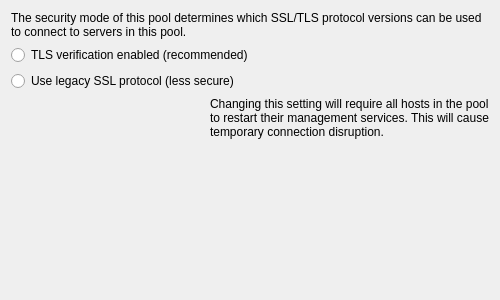
<?xml version="1.0" encoding="UTF-8"?>
<ui version="4.0">
 <class>SecurityEditPage</class>
 <widget class="QWidget" name="SecurityEditPage">
  <property name="geometry">
   <rect>
    <x>0</x>
    <y>0</y>
    <width>500</width>
    <height>300</height>
   </rect>
  </property>
  <layout class="QVBoxLayout" name="verticalLayout">
   <item>
    <widget class="QLabel" name="labelRubric">
     <property name="text">
      <string>The security mode of this pool determines which SSL/TLS protocol versions can be used to connect to servers in this pool.</string>
     </property>
     <property name="wordWrap">
      <bool>true</bool>
     </property>
    </widget>
   </item>
   <item>
    <widget class="QRadioButton" name="radioButtonTLS">
     <property name="text">
      <string>TLS verification enabled (recommended)</string>
     </property>
    </widget>
   </item>
   <item>
    <widget class="QRadioButton" name="radioButtonSSL">
     <property name="text">
      <string>Use legacy SSL protocol (less secure)</string>
     </property>
    </widget>
   </item>
   <item>
    <layout class="QHBoxLayout" name="horizontalLayoutWarning">
     <item>
      <widget class="QLabel" name="pictureBoxDisruption">
       <property name="text">
        <string/>
       </property>
       <property name="pixmap">
        <pixmap resource="../resources.qrc">:/icons/alert.png</pixmap>
       </property>
      </widget>
     </item>
     <item>
      <widget class="QLabel" name="labelDisruption">
       <property name="text">
        <string>Changing this setting will require all hosts in the pool to restart their management services. This will cause temporary connection disruption.</string>
       </property>
       <property name="wordWrap">
        <bool>true</bool>
       </property>
      </widget>
     </item>
    </layout>
   </item>
   <item>
    <spacer name="verticalSpacer">
     <property name="orientation">
      <enum>Qt::Vertical</enum>
     </property>
     <property name="sizeHint" stdset="0">
      <size>
       <width>20</width>
       <height>40</height>
      </size>
     </property>
    </spacer>
   </item>
  </layout>
 </widget>
 <resources>
  <include location="../resources.qrc"/>
 </resources>
 <connections/>
</ui>
